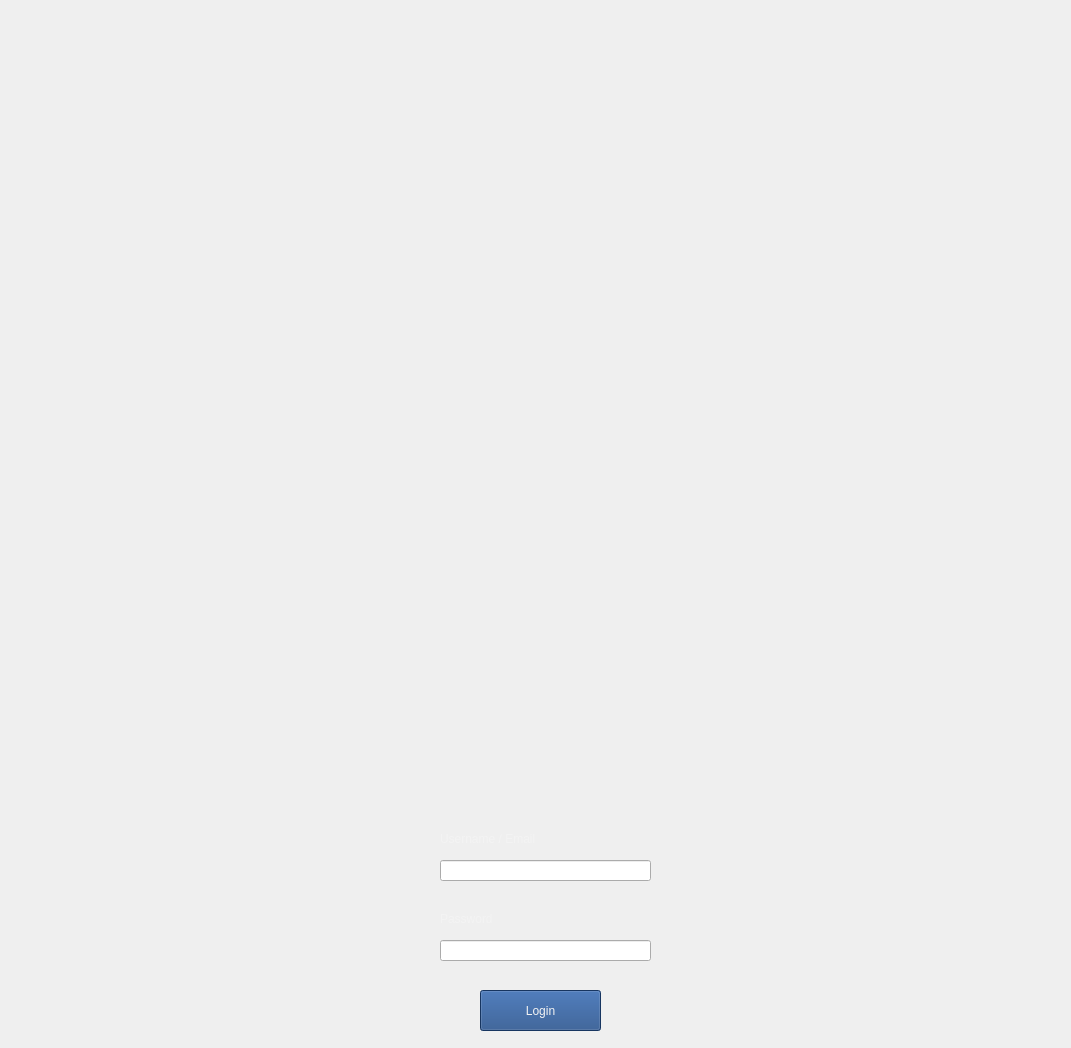
<?xml version="1.0" encoding="UTF-8"?>
<ui version="4.0">
 <class>MainWindow</class>
 <widget class="QMainWindow" name="MainWindow">
  <property name="geometry">
   <rect>
    <x>0</x>
    <y>0</y>
    <width>1071</width>
    <height>1048</height>
   </rect>
  </property>
  <property name="windowTitle">
   <string>MainWindow</string>
  </property>
  <property name="styleSheet">
   <string notr="true"/>
  </property>
  <widget class="QWidget" name="centralwidget">
   <widget class="QLineEdit" name="username_line">
    <property name="geometry">
     <rect>
      <x>440</x>
      <y>860</y>
      <width>211</width>
      <height>21</height>
     </rect>
    </property>
   </widget>
   <widget class="QLineEdit" name="password_line">
    <property name="geometry">
     <rect>
      <x>440</x>
      <y>940</y>
      <width>211</width>
      <height>21</height>
     </rect>
    </property>
   </widget>
   <widget class="QLabel" name="username_label">
    <property name="geometry">
     <rect>
      <x>440</x>
      <y>830</y>
      <width>141</width>
      <height>17</height>
     </rect>
    </property>
    <property name="styleSheet">
     <string notr="true">background-color: rgba(81, 76, 76, 0);
color: rgb(243, 243, 243);</string>
    </property>
    <property name="text">
     <string>Username / Email</string>
    </property>
   </widget>
   <widget class="QLabel" name="password_label">
    <property name="geometry">
     <rect>
      <x>440</x>
      <y>910</y>
      <width>141</width>
      <height>17</height>
     </rect>
    </property>
    <property name="styleSheet">
     <string notr="true">color: rgb(243, 243, 243);</string>
    </property>
    <property name="text">
     <string>Password</string>
    </property>
   </widget>
   <widget class="QPushButton" name="login_button">
    <property name="geometry">
     <rect>
      <x>480</x>
      <y>990</y>
      <width>121</width>
      <height>41</height>
     </rect>
    </property>
    <property name="styleSheet">
     <string notr="true">background-color: rgb(32, 74, 135);
color: rgb(243, 243, 243);</string>
    </property>
    <property name="text">
     <string>Login</string>
    </property>
   </widget>
   <widget class="QLabel" name="background_label_image">
    <property name="geometry">
     <rect>
      <x>0</x>
      <y>0</y>
      <width>1071</width>
      <height>1051</height>
     </rect>
    </property>
    <property name="text">
     <string>&lt;html&gt;&lt;head/&gt;&lt;body&gt;&lt;p align=&quot;center&quot;&gt;&lt;img src=&quot;:/nord/nordvpn_login_background.png&quot;/&gt;&lt;/p&gt;&lt;/body&gt;&lt;/html&gt;</string>
    </property>
   </widget>
   <zorder>background_label_image</zorder>
   <zorder>username_line</zorder>
   <zorder>password_line</zorder>
   <zorder>username_label</zorder>
   <zorder>password_label</zorder>
   <zorder>login_button</zorder>
  </widget>
 </widget>
 <resources>
  <include location="nord_resource.qrc"/>
 </resources>
 <connections/>
</ui>
